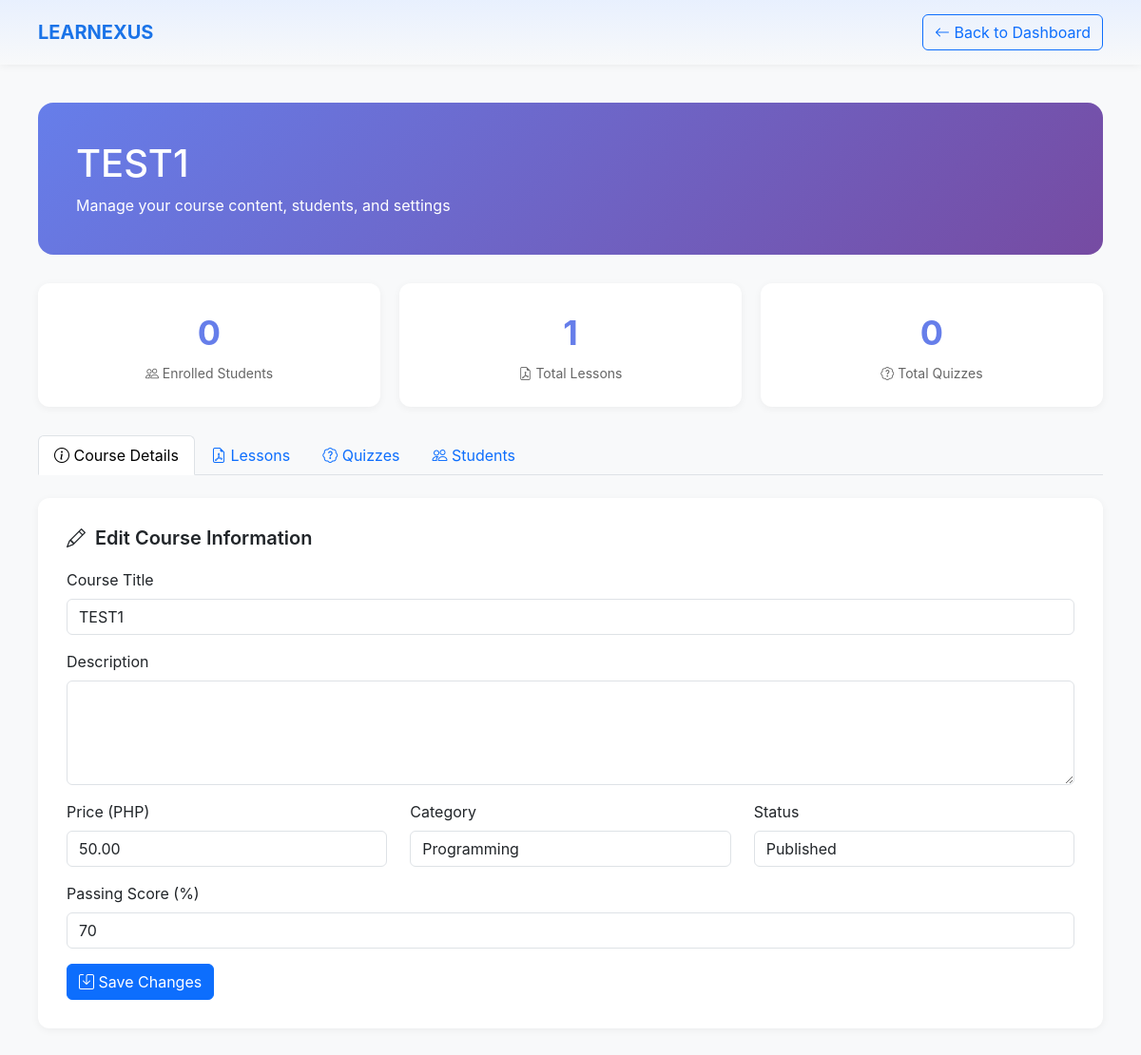
Before: /teacher/manage_course.php?id=5 (signed in) with the older database file.
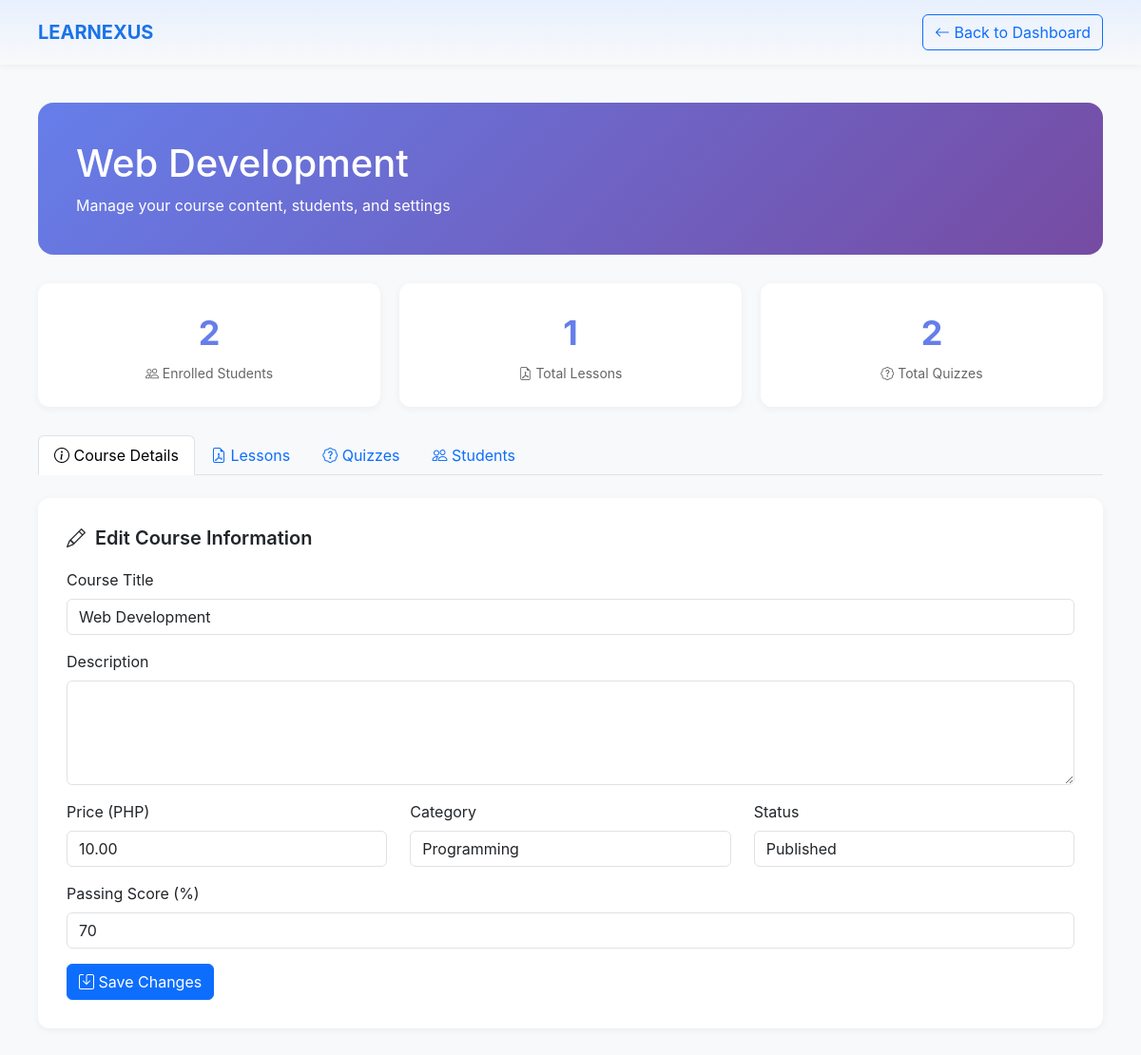
After: the same page with the newer database file.
### tables this page shows
CREATE TABLE `courses` (
  `courseID` int(11) NOT NULL,
  `teacherID` int(11) NOT NULL,
  `title` varchar(255) NOT NULL,
  `description` text DEFAULT NULL,
  `price` decimal(10,2) DEFAULT 0.00,
  `category` varchar(100) DEFAULT NULL,
  `status` enum('draft','published','archived') DEFAULT 'draft',
  `passingScore` int(11) DEFAULT 70,
  `createdAt` timestamp NOT NULL DEFAULT current_timestamp()
);

### teacher/manage_course.php (the view, shortened to what the changed rows need)
<?php
require_once '../database/db_connect.php';
$teacherID = $_SESSION['user_id'];
$courseID = $_GET['id'] ?? 0;
$stmt = $conn->prepare("
    SELECT c.*,
           CONCAT(u.firstName, ' ', u.lastName) as instructorName
    FROM courses c
    JOIN users u ON c.teacherID = u.userID
    WHERE c.courseID = ? AND c.teacherID = ?
");
$stmt->execute([$courseID, $teacherID]);
$course = $stmt->fetch(PDO::FETCH_ASSOC);
$stmt = $conn->prepare("SELECT COUNT(*) as count FROM enrollments WHERE courseID = ?");
$stmt->execute([$courseID]);
$enrolledStudents = $stmt->fetch()['count'];
$stmt = $conn->prepare("SELECT COUNT(*) as count FROM quizzes WHERE courseID = ?");
$stmt->execute([$courseID]);
$totalQuizzes = $stmt->fetch()['count'];
?>
<!DOCTYPE html>
<html lang="en">
<head>
    <link href="https://cdn.jsdelivr.net/npm/bootstrap@5.3.3/dist/css/bootstrap.min.css" rel="stylesheet">
    <link rel="stylesheet" href="https://cdn.jsdelivr.net/npm/bootstrap-icons@1.11.1/font/bootstrap-icons.css">
</head>
<body>
    <div class="container-main">
        <div class="page-header">
            <h1><?php echo htmlspecialchars($course['title']); ?></h1>
            <p class="mb-0">Manage your course content, students, and settings</p>
        </div>
        <div class="stats-row">
            <div class="stat-box">
                <div class="number"><?php echo $enrolledStudents; ?></div>
                <div class="label"><i class="bi bi-people"></i> Enrolled Students</div>
            </div>
            <div class="stat-box">
                <div class="number"><?php echo $totalQuizzes; ?></div>
                <div class="label"><i class="bi bi-patch-question"></i> Total Quizzes</div>
            </div>
        </div>
        <div class="tab-content" id="courseTabContent">
            <div class="tab-pane fade show active" id="details" role="tabpanel">
                <div class="section-card">
                    <form method="POST">
                        <div class="mb-3">
                            <label class="form-label">Course Title</label>
                            <input type="text" name="title" class="form-control" value="<?php echo htmlspecialchars($course['title']); ?>" required>
                        </div>
                        <div class="row">
                            <div class="col-md-4 mb-3">
                                <label class="form-label">Price (PHP)</label>
                                <input type="number" name="price" class="form-control" step="0.01" value="<?php echo $course['price']; ?>" required>
                            </div>
                            <div class="col-md-4 mb-3">
                                <label class="form-label">Category</label>
                                <select name="category" class="form-control">
                                    <option value="Programming" <?php echo $course['category'] == 'Programming' ? 'selected' : ''; ?>>Programming</option>
                                </select>
                            </div>
                            <div class="col-md-4 mb-3">
                                <label class="form-label">Status</label>
                                <select name="status" class="form-control">
                                    <option value="published" <?php echo $course['status'] == 'published' ? 'selected' : ''; ?>>Published</option>
                                </select>
                            </div>
                        </div>
                        <div class="mb-3">
                            <label class="form-label">Passing Score (%)</label>
                            <input type="number" name="passingScore" class="form-control" min="0" max="100" value="<?php echo $course['passingScore']; ?>">
                        </div>
                    </form>
                </div>
            </div>
        </div>
    </div>
</body>
</html>

Changed rows visible on the page:
changed courses "Programming": title "TEST1" → "Web Development"; price "50.00" → "10.00"
Other visible differences:
$enrolledStudents: "0" → "2"
$totalQuizzes: "0" → "2"
